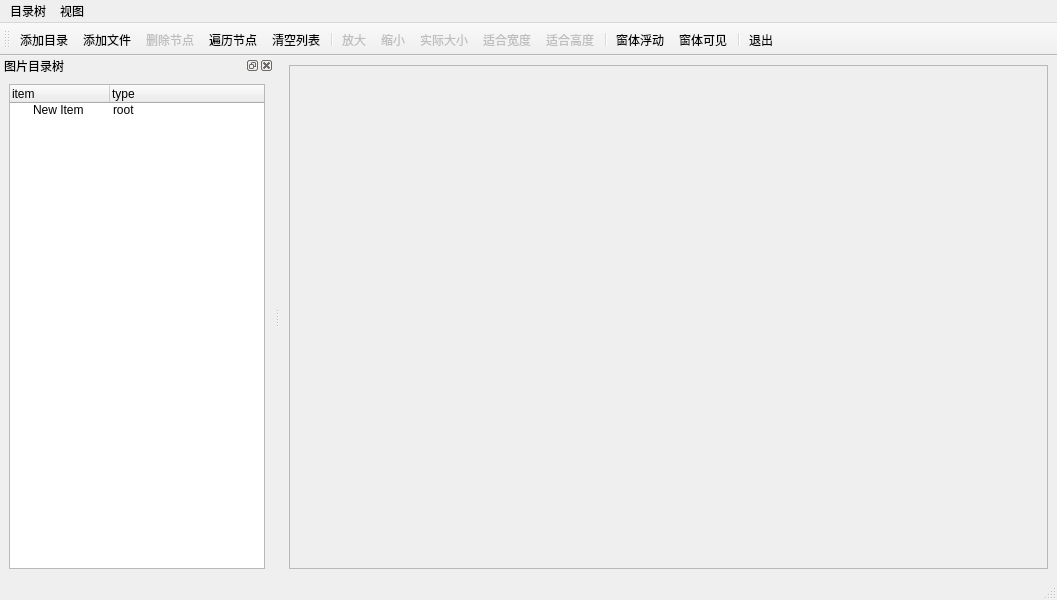
<?xml version="1.0" encoding="UTF-8"?>
<ui version="4.0">
 <class>MainWindow</class>
 <widget class="QMainWindow" name="MainWindow">
  <property name="geometry">
   <rect>
    <x>0</x>
    <y>0</y>
    <width>1057</width>
    <height>600</height>
   </rect>
  </property>
  <property name="windowTitle">
   <string>MainWindow</string>
  </property>
  <widget class="QWidget" name="centralwidget">
   <layout class="QGridLayout" name="gridLayout_2">
    <item row="0" column="0">
     <widget class="QScrollArea" name="scrollArea">
      <property name="widgetResizable">
       <bool>true</bool>
      </property>
      <property name="alignment">
       <set>Qt::AlignCenter</set>
      </property>
      <widget class="QWidget" name="scrollAreaWidgetContents">
       <property name="geometry">
        <rect>
         <x>0</x>
         <y>0</y>
         <width>826</width>
         <height>478</height>
        </rect>
       </property>
       <layout class="QGridLayout" name="gridLayout">
        <item row="0" column="0">
         <widget class="QLabel" name="lb_imgShow">
          <property name="text">
           <string/>
          </property>
          <property name="alignment">
           <set>Qt::AlignCenter</set>
          </property>
         </widget>
        </item>
       </layout>
      </widget>
     </widget>
    </item>
   </layout>
  </widget>
  <widget class="QMenuBar" name="menubar">
   <property name="geometry">
    <rect>
     <x>0</x>
     <y>0</y>
     <width>1057</width>
     <height>26</height>
    </rect>
   </property>
   <widget class="QMenu" name="menuPic">
    <property name="title">
     <string>目录树</string>
    </property>
    <addaction name="actAddFolder"/>
    <addaction name="actAddFiles"/>
    <addaction name="actDeleteItem"/>
    <addaction name="actScanItems"/>
    <addaction name="actExit"/>
   </widget>
   <widget class="QMenu" name="menuView">
    <property name="title">
     <string>视图</string>
    </property>
    <addaction name="actZoomIn"/>
    <addaction name="actZoomOut"/>
    <addaction name="actZoomRealSize"/>
    <addaction name="actZoomFitW"/>
    <addaction name="actZoomFitH"/>
    <addaction name="actDockFloat"/>
    <addaction name="actDockVisible"/>
   </widget>
   <addaction name="menuPic"/>
   <addaction name="menuView"/>
  </widget>
  <widget class="QStatusBar" name="statusbar"/>
  <widget class="QToolBar" name="toolBar">
   <property name="windowTitle">
    <string>toolBar</string>
   </property>
   <property name="toolButtonStyle">
    <enum>Qt::ToolButtonTextUnderIcon</enum>
   </property>
   <attribute name="toolBarArea">
    <enum>TopToolBarArea</enum>
   </attribute>
   <attribute name="toolBarBreak">
    <bool>false</bool>
   </attribute>
   <addaction name="actAddFolder"/>
   <addaction name="actAddFiles"/>
   <addaction name="actDeleteItem"/>
   <addaction name="actScanItems"/>
   <addaction name="actClearTreeList"/>
   <addaction name="separator"/>
   <addaction name="actZoomIn"/>
   <addaction name="actZoomOut"/>
   <addaction name="actZoomRealSize"/>
   <addaction name="actZoomFitW"/>
   <addaction name="actZoomFitH"/>
   <addaction name="separator"/>
   <addaction name="actDockFloat"/>
   <addaction name="actDockVisible"/>
   <addaction name="separator"/>
   <addaction name="actExit"/>
  </widget>
  <widget class="QDockWidget" name="dockWidget">
   <property name="allowedAreas">
    <set>Qt::LeftDockWidgetArea|Qt::RightDockWidgetArea</set>
   </property>
   <property name="windowTitle">
    <string>图片目录树</string>
   </property>
   <attribute name="dockWidgetArea">
    <number>1</number>
   </attribute>
   <widget class="QWidget" name="dockWidgetContents">
    <layout class="QHBoxLayout" name="horizontalLayout">
     <item>
      <widget class="QTreeWidget" name="treeWidget">
       <column>
        <property name="text">
         <string>item</string>
        </property>
       </column>
       <column>
        <property name="text">
         <string>type</string>
        </property>
       </column>
       <item>
        <property name="text">
         <string>New Item </string>
        </property>
        <property name="icon">
         <iconset resource="images.qrc">
          <normaloff>:/images/icons/folder1.bmp</normaloff>:/images/icons/folder1.bmp</iconset>
        </property>
        <property name="text">
         <string>root</string>
        </property>
       </item>
      </widget>
     </item>
    </layout>
   </widget>
  </widget>
  <action name="actAddFolder">
   <property name="icon">
    <iconset resource="images.qrc">
     <normaloff>:/images/icons/open3.bmp</normaloff>:/images/icons/open3.bmp</iconset>
   </property>
   <property name="text">
    <string>添加目录</string>
   </property>
   <property name="toolTip">
    <string>添加目录</string>
   </property>
  </action>
  <action name="actAddFiles">
   <property name="icon">
    <iconset resource="images.qrc">
     <normaloff>:/images/icons/824.bmp</normaloff>:/images/icons/824.bmp</iconset>
   </property>
   <property name="text">
    <string>添加文件</string>
   </property>
   <property name="toolTip">
    <string>添加文件</string>
   </property>
  </action>
  <action name="actDeleteItem">
   <property name="enabled">
    <bool>false</bool>
   </property>
   <property name="icon">
    <iconset resource="images.qrc">
     <normaloff>:/images/icons/delete1.bmp</normaloff>:/images/icons/delete1.bmp</iconset>
   </property>
   <property name="text">
    <string>删除节点</string>
   </property>
   <property name="toolTip">
    <string>删除节点</string>
   </property>
  </action>
  <action name="actScanItems">
   <property name="icon">
    <iconset resource="images.qrc">
     <normaloff>:/images/icons/fold.bmp</normaloff>:/images/icons/fold.bmp</iconset>
   </property>
   <property name="text">
    <string>遍历节点</string>
   </property>
   <property name="toolTip">
    <string>遍历节点</string>
   </property>
  </action>
  <action name="actZoomIn">
   <property name="enabled">
    <bool>false</bool>
   </property>
   <property name="icon">
    <iconset resource="images.qrc">
     <normaloff>:/images/icons/418.bmp</normaloff>:/images/icons/418.bmp</iconset>
   </property>
   <property name="text">
    <string>放大</string>
   </property>
   <property name="toolTip">
    <string>放大</string>
   </property>
  </action>
  <action name="actZoomOut">
   <property name="enabled">
    <bool>false</bool>
   </property>
   <property name="icon">
    <iconset resource="images.qrc">
     <normaloff>:/images/icons/416.bmp</normaloff>:/images/icons/416.bmp</iconset>
   </property>
   <property name="text">
    <string>缩小</string>
   </property>
   <property name="toolTip">
    <string>缩小</string>
   </property>
  </action>
  <action name="actZoomRealSize">
   <property name="enabled">
    <bool>false</bool>
   </property>
   <property name="icon">
    <iconset resource="images.qrc">
     <normaloff>:/images/icons/414.bmp</normaloff>:/images/icons/414.bmp</iconset>
   </property>
   <property name="text">
    <string>实际大小</string>
   </property>
   <property name="toolTip">
    <string>实际大小</string>
   </property>
  </action>
  <action name="actZoomFitW">
   <property name="enabled">
    <bool>false</bool>
   </property>
   <property name="icon">
    <iconset resource="images.qrc">
     <normaloff>:/images/icons/424.bmp</normaloff>:/images/icons/424.bmp</iconset>
   </property>
   <property name="text">
    <string>适合宽度</string>
   </property>
   <property name="toolTip">
    <string>适合宽度</string>
   </property>
  </action>
  <action name="actZoomFitH">
   <property name="enabled">
    <bool>false</bool>
   </property>
   <property name="icon">
    <iconset resource="images.qrc">
     <normaloff>:/images/icons/426.bmp</normaloff>:/images/icons/426.bmp</iconset>
   </property>
   <property name="text">
    <string>适合高度</string>
   </property>
   <property name="toolTip">
    <string>适合高度</string>
   </property>
  </action>
  <action name="actDockFloat">
   <property name="checkable">
    <bool>true</bool>
   </property>
   <property name="icon">
    <iconset resource="images.qrc">
     <normaloff>:/images/icons/814.bmp</normaloff>:/images/icons/814.bmp</iconset>
   </property>
   <property name="text">
    <string>窗体浮动</string>
   </property>
   <property name="toolTip">
    <string>窗体浮动</string>
   </property>
  </action>
  <action name="actDockVisible">
   <property name="checkable">
    <bool>true</bool>
   </property>
   <property name="icon">
    <iconset resource="images.qrc">
     <normaloff>:/images/icons/preview1.bmp</normaloff>:/images/icons/preview1.bmp</iconset>
   </property>
   <property name="text">
    <string>窗体可见</string>
   </property>
   <property name="toolTip">
    <string>窗体可见</string>
   </property>
  </action>
  <action name="actExit">
   <property name="icon">
    <iconset resource="images.qrc">
     <normaloff>:/images/icons/exit.bmp</normaloff>:/images/icons/exit.bmp</iconset>
   </property>
   <property name="text">
    <string>退出</string>
   </property>
   <property name="toolTip">
    <string>退出</string>
   </property>
  </action>
  <action name="actClearTreeList">
   <property name="icon">
    <iconset resource="images.qrc">
     <normaloff>:/images/icons/103.bmp</normaloff>:/images/icons/103.bmp</iconset>
   </property>
   <property name="text">
    <string>清空列表</string>
   </property>
   <property name="toolTip">
    <string>清空列表</string>
   </property>
  </action>
 </widget>
 <resources>
  <include location="images.qrc"/>
 </resources>
 <connections>
  <connection>
   <sender>actExit</sender>
   <signal>triggered()</signal>
   <receiver>MainWindow</receiver>
   <slot>close()</slot>
   <hints>
    <hint type="sourcelabel">
     <x>-1</x>
     <y>-1</y>
    </hint>
    <hint type="destinationlabel">
     <x>528</x>
     <y>299</y>
    </hint>
   </hints>
  </connection>
 </connections>
</ui>
